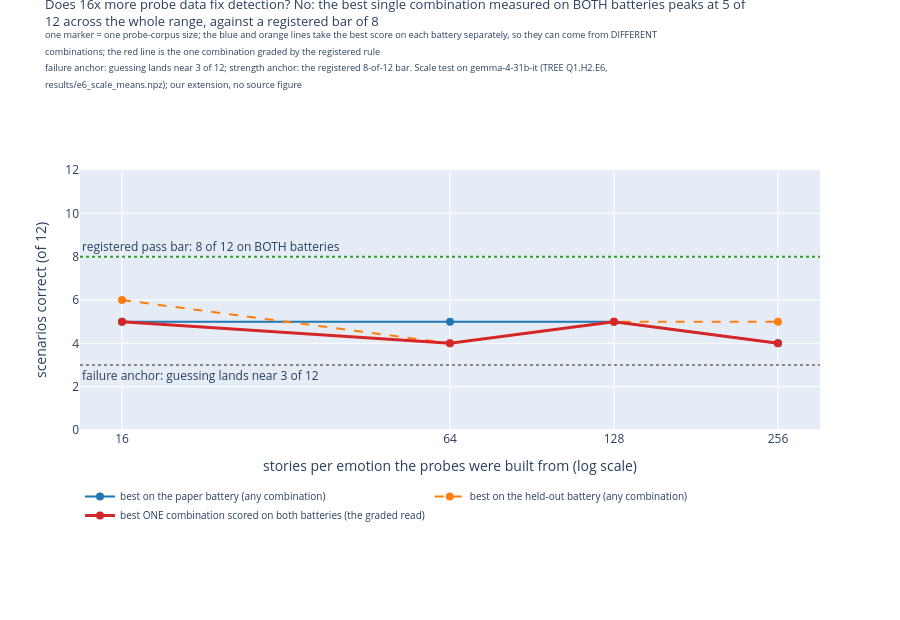

The code cell stored with this chart in its notebook:
### Markdown cell above
## 4. The scale test: does more probe data help? (gemma-4-31b-it only)

The probe-data-volume hypothesis, tested directly: build the probes from 16, 64, 128, and 256
stories per emotion and score the battery at each size.

*Instruct-only by design: the 16-to-256-stories-per-emotion scale corpus was generated by and
extracted from `gemma-4-31b-it`; no base-arm equivalent exists.*

### Code cell
# load-call-show: the scale bundle, the best battery score at each corpus size, and the curve
from emotion_vectors.detection_report import load_scale_corpus, scale_figure, scale_rows

scale = load_scale_corpus(context.layers)
print(
    f"model: {IT_LABEL} | probe means {scale.means.shape} "
    f"[corpus sizes, emotions, layers, d_model] | corpus sizes {scale.n_buckets} "
    f"| formats {instruct.formats} | {len(scale.layers)} layers"
)

rows_by_size = scale_rows(instruct, scale)
figure_scale, stats_scale = scale_figure(rows_by_size)
figure_scale.show()
print("\n".join(stats_scale["lines"]))

### Figure 1 — Plotly figure (JSON) as saved in the notebook; plotly's stock layout.template omitted (floating-point values rounded to 4 significant figures)
{"data": [{"line": {"color": "#1f77b4", "dash": "solid", "width": 2}, "marker": {"size": 8}, "mode": "lines+markers", "name": "best on the paper battery (any combination)", "type": "scatter", "x": [16, 64, 128, 256], "y": [5, 5, 5, 4]}, {"line": {"color": "#ff7f0e", "dash": "dash", "width": 2}, "marker": {"size": 8}, "mode": "lines+markers", "name": "best on the held-out battery (any combination)", "type": "scatter", "x": [16, 64, 128, 256], "y": [6, 4, 5, 5]}, {"line": {"color": "#d62728", "dash": "solid", "width": 3}, "marker": {"size": 8}, "mode": "lines+markers", "name": "best ONE combination scored on both batteries (the graded read)", "type": "scatter", "x": [16, 64, 128, 256], "y": [5, 4, 5, 4]}], "layout": {"annotations": [{"showarrow": false, "text": "registered pass bar: 8 of 12 on BOTH batteries", "x": 0, "xanchor": "left", "xref": "x domain", "y": 8, "yanchor": "bottom", "yref": "y"}, {"showarrow": false, "text": "failure anchor: guessing lands near 3 of 12", "x": 0, "xanchor": "left", "xref": "x domain", "y": 3.0, "yanchor": "top", "yref": "y"}], "height": 620, "legend": {"font": {"size": 10}, "orientation": "h", "y": -0.2, "yanchor": "top"}, "margin": {"b": 190, "t": 170}, "shapes": [{"line": {"color": "#2ca02c", "dash": "dot"}, "type": "line", "x0": 0, "x1": 1, "xref": "x domain", "y0": 8, "y1": 8, "yref": "y"}, {"line": {"color": "#888888", "dash": "dot"}, "type": "line", "x0": 0, "x1": 1, "xref": "x domain", "y0": 3.0, "y1": 3.0, "yref": "y"}], "title": {"font": {"size": 13}, "text": "Does 16x more probe data fix detection? No: the best single combination measured on BOTH batteries peaks at 5 of<br>12 across the whole range, against a registered bar of 8<br><sup>one marker = one probe-corpus size; the blue and orange lines take the best score on each battery separately, so they can come from DIFFERENT</sup><br><sup>combinations; the red line is the one combination graded by the registered rule</sup><br><sup>failure anchor: guessing lands near 3 of 12; strength anchor: the registered 8-of-12 bar. Scale test on gemma-4-31b-it (TREE Q1.H2.E6,</sup><br><sup>results/e6_scale_means.npz); our extension, no source figure</sup>", "y": 0.985, "yanchor": "top"}, "width": 900, "xaxis": {"tickvals": [16, 64, 128, 256], "title": {"text": "stories per emotion the probes were built from (log scale)"}, "type": "log"}, "yaxis": {"range": [0, 12], "title": {"text": "scenarios correct (of 12)"}}}}
